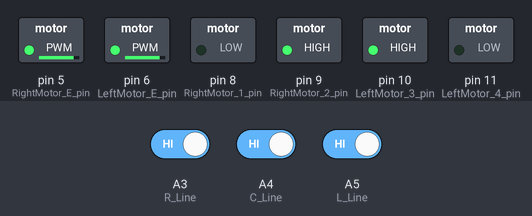
Recording of a sketch running on a simulated Arduino Uno, built with avr-gcc and run on an emulated ATmega328P. On the bench: switched loads named in the sketch (green lamp = pin HIGH). Dashed ring = blinking. Inputs (shaded band) come from the test bench; at power-on: A4 (C_Line) HIGH, A5 (L_Line) HIGH, A3 (R_Line) HIGH.

Above: at 1.2 s.
1.3 s: A4 (C_Line) driven LOW
At 1.8 s:
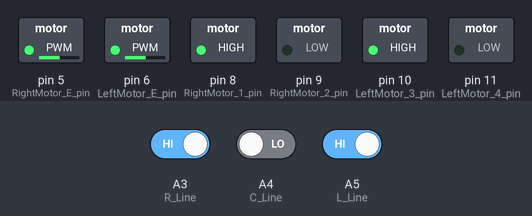
2.8 s: A5 (L_Line) driven LOW
At 2.97 s:
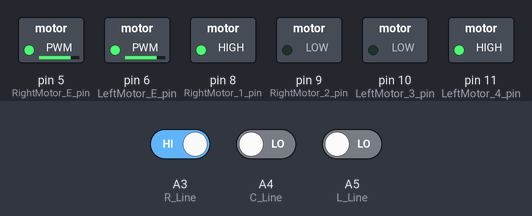
5.8 s: A3 (R_Line) driven LOW
8.8 s: A3 (R_Line) driven HIGH
At 9.49 s:
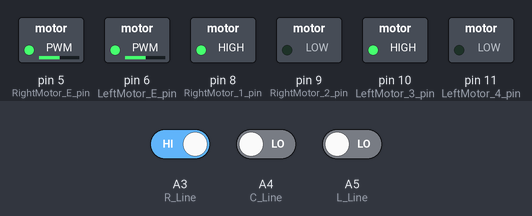
11.8 s: A4 (C_Line) driven HIGH
At 11.8 s:
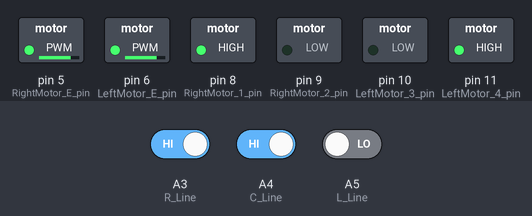
Timing chart, 0 to 14.3 s (numbered marks = the images above; inputs shaded):
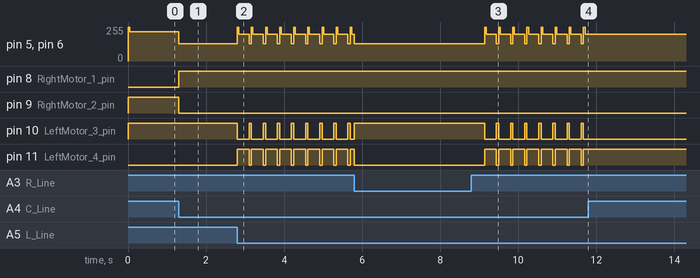

Measured:
- after the input at 1.3 s, pin 5 (RightMotor_E_pin), pin 6 (LeftMotor_E_pin): 220/255 → 130/255 at once; pin 8 (RightMotor_1_pin): LOW → HIGH at once; pin 9 (RightMotor_2_pin): HIGH → LOW at once
- after the input at 2.8 s, pin 5 (RightMotor_E_pin), pin 6 (LeftMotor_E_pin): 130/255 → 255/255 at once, then repeats every 0.36 s: 200/255 0.26 s, 130/255 0.06 s, 255/255 0.04 s
- after the input at 8.8 s, pin 5 (RightMotor_E_pin), pin 6 (LeftMotor_E_pin): 130/255 → 255/255 after 0.34 s, then repeats every 0.36 s: 200/255 0.26 s, 130/255 0.06 s, 255/255 0.04 s
- after the input at 11.8 s, pin 5 (RightMotor_E_pin), pin 6 (LeftMotor_E_pin): stops changing and stays 200/255; pin 10 (LeftMotor_3_pin): stops changing and stays LOW; pin 11 (LeftMotor_4_pin): stops changing and stays HIGH

The sketch:

arduino-line-tracer.ino
```cpp
// 급커브 전용 - 역방향 차동 회전 + 교차점 직진 + 좌우 비대칭 튜닝
// ===== 교차로 강제 직진 강화 + 역회전 킥스타트 버전 =====

// ===== 핀 설정 =====
int RightMotor_E_pin = 5;
int LeftMotor_E_pin  = 6;
int RightMotor_1_pin = 8;
int RightMotor_2_pin = 9;
int LeftMotor_3_pin  = 10;
int LeftMotor_4_pin  = 11;
int L_Line = A5;
int C_Line = A4;
int R_Line = A3;

// ===== 속도 =====
int base_Speed = 130;
int turn_Speed_L = 200;
int turn_Speed_R = 220;
int blind_time_L = 300;
int blind_time_R = 300;
int forward_boost_time = 60;
int cross_detect_speed = 80;       // 교차로 감지 구간 감속값

// ===== 킥스타트 설정 =====
int kickstart_pwm  = 255;
int kickstart_time = 40;
bool rightKickDone = false;
bool leftKickDone  = false;
unsigned long rightKickStart = 0;
unsigned long leftKickStart  = 0;

// ===== 상태 변수 =====
int SL=1, SC=1, SR=1;
int turnState = 0;
unsigned long pivotStartTime   = 0;
unsigned long forwardStartTime = 0;

// ===== 연속 감지 카운터 (회전용) =====
int centerConfirmCount = 0;
int centerConfirmThreshold = 12;

// ===== 교차로 전용 변수 =====
int crossConfirmCount = 0;
const int crossConfirmThreshold  = 4;  // 4회 연속 감지 시 교차로 판정
bool inCrossing = false;
unsigned long crossStartTime = 0;
const int cross_straight_time = 370;

// =========================================
void setup() {
  pinMode(RightMotor_E_pin, OUTPUT);
  pinMode(LeftMotor_E_pin,  OUTPUT);
  pinMode(RightMotor_1_pin, OUTPUT);
  pinMode(RightMotor_2_pin, OUTPUT);
  pinMode(LeftMotor_3_pin,  OUTPUT);
  pinMode(LeftMotor_4_pin,  OUTPUT);
  Serial.begin(9600);
}

// =========================================
void loop() {
  int L = digitalRead(L_Line);
  int C = digitalRead(C_Line);
  int R = digitalRead(R_Line);

  // ===== [최우선 1] 교차로 강제 직진 통과 중 =====
  if(inCrossing){
    drive_pwm(base_Speed, base_Speed);
    if(millis() - crossStartTime > cross_straight_time){
      inCrossing = false;
      crossConfirmCount = 0;
      turnState = 0;
    }
    return;
  }

  // ===== [최우선 2] 교차로 연속 감지 (감속 추가) =====
  if(L==LOW && C==LOW && R==LOW){
    drive_pwm(cross_detect_speed, cross_detect_speed);  // 감속으로 놓치지 않게
    crossConfirmCount++;
    if(crossConfirmCount >= crossConfirmThreshold){
      inCrossing = true;
      crossStartTime = millis();
      turnState = 0;
      centerConfirmCount = 0;
      crossConfirmCount  = 0;
    }
    SL=L; SC=C; SR=R;
    return;
  } else {
    crossConfirmCount = 0;
  }

  // ===== 회전 후 직진 안정화 =====
  if(turnState == 4){
    drive_pwm(base_Speed, base_Speed);
    if(millis() - forwardStartTime > forward_boost_time){
      turnState = 0;
    }
    return;
  }

  // ===== 우 pivot =====
  if(turnState == 1){
    pivot_right_run();
    if(millis() - pivotStartTime > blind_time_R){
      if(C == LOW){
        centerConfirmCount++;
      } else {
        centerConfirmCount = 0;
      }
      if(centerConfirmCount >= centerConfirmThreshold){
        centerConfirmCount = 0;
        turnState = 4;
        forwardStartTime = millis();
      }
    }
    return;
  }

  // ===== 좌 pivot =====
  if(turnState == 2){
    pivot_left_run();
    if(millis() - pivotStartTime > blind_time_L){
      if(C == LOW){
        centerConfirmCount++;
      } else {
        centerConfirmCount = 0;
      }
      if(centerConfirmCount >= centerConfirmThreshold){
        centerConfirmCount = 0;
        turnState = 4;
        forwardStartTime = millis();
      }
    }
    return;
  }

  // ===== 라인 재탐색 =====
  if(turnState == 3){
    if(SL == LOW){
      pivot_left_run();
    } else {
      pivot_right_run();
    }
    if(C == LOW){
      centerConfirmCount++;
    } else {
      centerConfirmCount = 0;
    }
    if(centerConfirmCount >= centerConfirmThreshold){
      centerConfirmCount = 0;
      turnState = 4;
      forwardStartTime = millis();
    }
    return;
  }

  // ===== 라인 완전 이탈 =====
  if(L==HIGH && C==HIGH && R==HIGH){
    turnState = 3;
    centerConfirmCount = 0;
    rightKickDone = false;
    leftKickDone  = false;
    return;
  }

  // ===== 우회전 =====
  if(R==LOW && L==HIGH){
    turnState = 1;
    pivotStartTime = millis();
    centerConfirmCount = 0;
    rightKickDone = false;
    return;
  }

  // ===== 좌회전 =====
  if(L==LOW && R==HIGH){
    turnState = 2;
    pivotStartTime = millis();
    centerConfirmCount = 0;
    leftKickDone = false;
    return;
  }

  // ===== 직진 =====
  drive_pwm(base_Speed, base_Speed);
  SL=L; SC=C; SR=R;
  delay(5);
}

// =========================================
void pivot_right_run(){
  if(!rightKickDone){
    rightKickDone = true;
    rightKickStart = millis();
  }
  int spd = (millis() - rightKickStart < kickstart_time) ? kickstart_pwm : turn_Speed_R;

  digitalWrite(RightMotor_1_pin, LOW);
  digitalWrite(RightMotor_2_pin, HIGH);
  analogWrite(RightMotor_E_pin, spd);

  digitalWrite(LeftMotor_3_pin, HIGH);
  digitalWrite(LeftMotor_4_pin, LOW);
  analogWrite(LeftMotor_E_pin, spd);
}

void pivot_left_run(){
  if(!leftKickDone){
    leftKickDone = true;
    leftKickStart = millis();
  }
  int spd = (millis() - leftKickStart < kickstart_time) ? kickstart_pwm : turn_Speed_L;

  digitalWrite(RightMotor_1_pin, HIGH);
  digitalWrite(RightMotor_2_pin, LOW);
  analogWrite(RightMotor_E_pin, spd);

  digitalWrite(LeftMotor_3_pin, LOW);
  digitalWrite(LeftMotor_4_pin, HIGH);
  analogWrite(LeftMotor_E_pin, spd);
}

void drive_pwm(int rightPWM, int leftPWM){
  digitalWrite(RightMotor_1_pin, HIGH);
  digitalWrite(RightMotor_2_pin, LOW);
  analogWrite(RightMotor_E_pin, rightPWM);

  digitalWrite(LeftMotor_3_pin, HIGH);
  digitalWrite(LeftMotor_4_pin, LOW);
  analogWrite(LeftMotor_E_pin, leftPWM);
}
```
